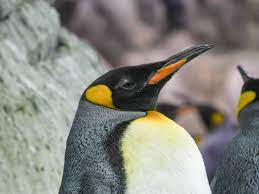
#> input picture IMGS/p.png, 259 x 194 px, found by its file name
$ python imagen2.py
#> lines starting #> are read from the running program, lines starting #| are printed output that depends on the picture
import cv2
import matplotlib.pyplot as plt


# [7 lines of commented-out code are left out]
img=cv2.imread('IMGS/p.png')   #",cv2.IMREAD_COLOR"             #color
#> img is the input picture: shape (194, 259, 3); mean B, G, R 128.1, 134.9, 135.4

#print(img)
print(img.shape)
#| (194, 259, 3)
#imgInv = img[:,:,::-1]
imgRGB = cv2.cvtColor(img,cv2.COLOR_BGR2RGB)
#HSV (hue saturation value)
r,g,b=cv2.split(imgRGB)
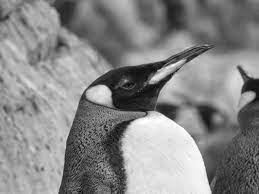
#> r: shape (194, 259); min 0, max 255, mean 135.4
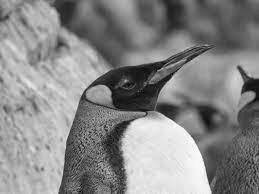
#> g: shape (194, 259); min 4, max 255, mean 134.9
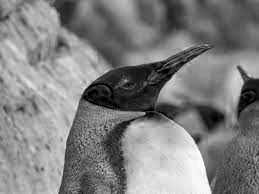
#> b: shape (194, 259); min 0, max 255, mean 128.1

plt.figure(figsize=[20,5])
plt.subplot(141);plt.imshow(r, cmap = 'gray');plt.title('Canal Rojo');
plt.subplot(142);plt.imshow(g, cmap = 'gray');plt.title('Canal Verde');
plt.subplot(143);plt.imshow(b, cmap = 'gray');plt.title('Canal Azul');

img2 = cv2.merge((b,g,r))
plt.subplot(144);plt.imshow(img2[:,:,::-1],cmap='gray');plt.title('Imagen unida');
cv2.imwrite('img_copy.png',img2)


#plt.imshow(imgInv)                                             #imagen original
#plt.imshow(img,cmap='gray')
plt.waitforbuttonpress()
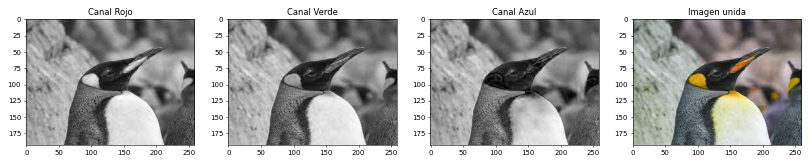
#> figure drawn by matplotlib, 4 panels
#cv2.imshow("Imagen",img)
#cv2.waitKey(0)
#cv2.destroyAllWindows()
